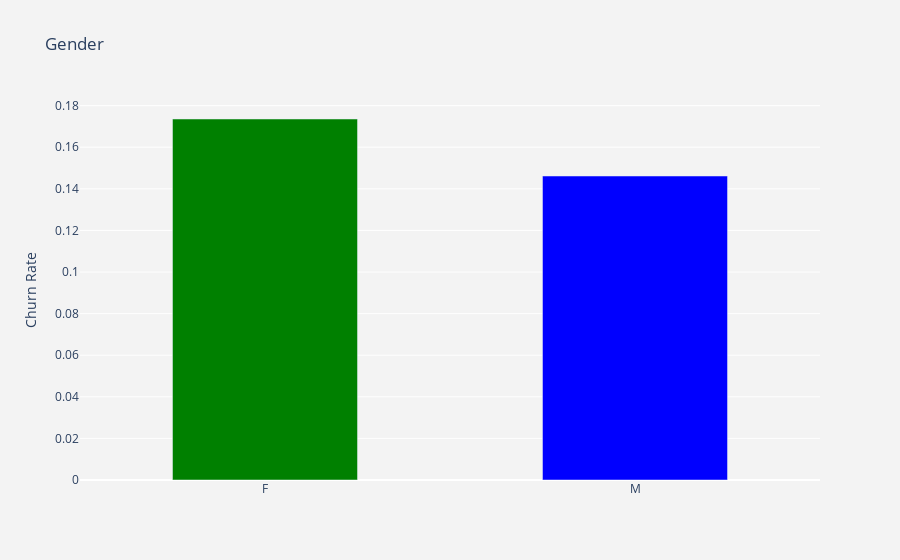

Notebook code cell kept with this figure:
### Markdown cell above
# **Gender**

### Code cell
# Defining a new df (df_plot) grouped by Gender. Finding the AVG value in Attrition_Flag column, telling us the Churn rate. 
# (.reset_index) When we reset the index, the old index is added as a column, and a new sequential index is used or when there is no index it creates one. 
# Without the .reset_index() the df would just be a series, with it, it is a dataframe
df_plot = df.groupby('Gender').Attrition_Flag.mean().reset_index()
plot_data = [
    go.Bar(
        x=df_plot['Gender'],
        y=df_plot['Attrition_Flag'],
        width = [0.5, 0.5],
        marker=dict(
        color=['green', 'blue'])
    )
]
plot_layout = go.Layout(
        xaxis={"type": "category"},
        yaxis={"title": "Churn Rate"},
        title='Gender',
        plot_bgcolor  = 'rgb(243,243,243)',
        paper_bgcolor  = 'rgb(243,243,243)',
    )
fig = go.Figure(data=plot_data, layout=plot_layout)
pyoff.iplot(fig)

df_plot

### Figure 1 — Plotly figure (JSON) as saved in the notebook; plotly's stock layout.template omitted (floating-point values rounded to 4 significant figures)
{"data": [{"marker": {"color": ["green", "blue"]}, "type": "bar", "width": [0.5, 0.5], "x": ["F", "M"], "y": [0.1736, 0.1462]}], "layout": {"paper_bgcolor": "rgb(243,243,243)", "plot_bgcolor": "rgb(243,243,243)", "title": {"text": "Gender"}, "xaxis": {"type": "category"}, "yaxis": {"title": {"text": "Churn Rate"}}}}
